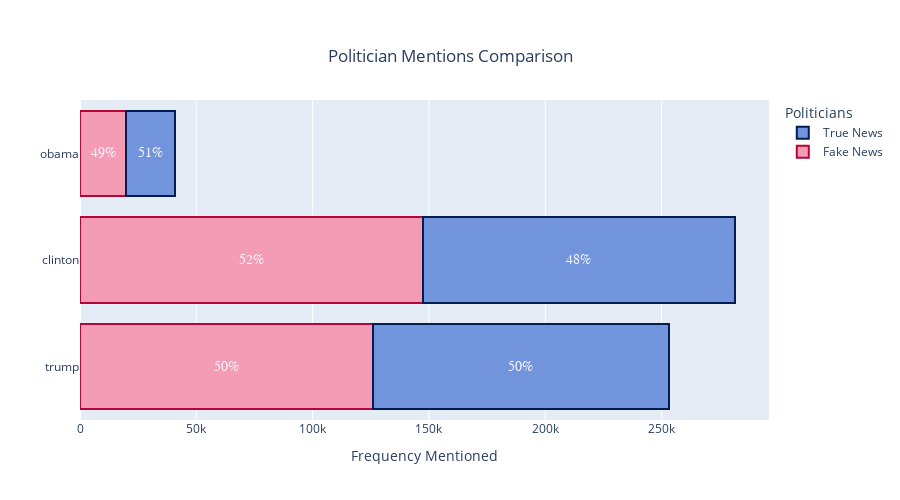

This figure's notebook cell:
### Markdown cell above
##### Most Mentioned Individuals

### Code cell
with open('projects/misinformation-analysis/figure/human_name_bar.json', 'r') as f:
    fig = pio.from_json(f.read())
fig.show()

### Figure 1 — Plotly figure (JSON) as saved in the notebook; plotly's stock layout.template omitted (floating-point values rounded to 4 significant figures)
{"data": [{"marker": {"color": "#F49CB5", "line": {"color": "#B50536", "width": 2}}, "name": "Fake News", "orientation": "h", "type": "bar", "x": [125856, 147477, 19959], "y": ["trump", "clinton", "obama"]}, {"marker": {"color": "#7294DC", "line": {"color": "#041D50", "width": 2}}, "name": "True News", "orientation": "h", "type": "bar", "x": [127127, 133893, 20898], "y": ["trump", "clinton", "obama"]}], "layout": {"annotations": [{"font": {"color": "rgb(248, 248, 255)", "family": "Arial", "size": 14}, "showarrow": false, "text": "50%", "x": 62928, "xref": "x", "y": "trump", "yref": "y"}, {"font": {"color": "rgb(248, 248, 255)", "family": "Arial", "size": 14}, "showarrow": false, "text": "50%", "x": 189400.0, "xref": "x", "y": "trump", "yref": "y"}, {"font": {"color": "rgb(248, 248, 255)", "family": "Arial", "size": 14}, "showarrow": false, "text": "52%", "x": 73740.0, "xref": "x", "y": "clinton", "yref": "y"}, {"font": {"color": "rgb(248, 248, 255)", "family": "Arial", "size": 14}, "showarrow": false, "text": "48%", "x": 214400.0, "xref": "x", "y": "clinton", "yref": "y"}, {"font": {"color": "rgb(248, 248, 255)", "family": "Arial", "size": 14}, "showarrow": false, "text": "49%", "x": 9980.0, "xref": "x", "y": "obama", "yref": "y"}, {"font": {"color": "rgb(248, 248, 255)", "family": "Arial", "size": 14}, "showarrow": false, "text": "51%", "x": 30408, "xref": "x", "y": "obama", "yref": "y"}], "barmode": "stack", "height": 500, "legend": {"title": {"text": "Politicians"}}, "title": {"text": "Politician Mentions Comparison", "x": 0.5, "xanchor": "center", "yanchor": "top"}, "xaxis": {"title": {"text": "Frequency Mentioned"}}}}
